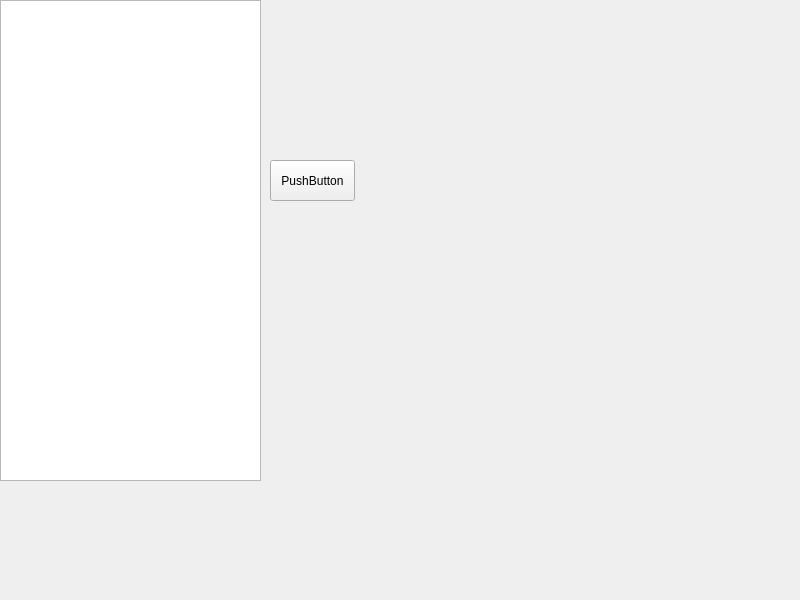
<?xml version="1.0" encoding="UTF-8"?>
<ui version="4.0">
 <class>hourglassClass</class>
 <widget class="QWidget" name="hourglassClass">
  <property name="geometry">
   <rect>
    <x>0</x>
    <y>0</y>
    <width>800</width>
    <height>600</height>
   </rect>
  </property>
  <property name="windowTitle">
   <string>hourglass</string>
  </property>
  <widget class="QTreeView" name="treeView">
   <property name="geometry">
    <rect>
     <x>0</x>
     <y>0</y>
     <width>261</width>
     <height>481</height>
    </rect>
   </property>
  </widget>
  <widget class="QPushButton" name="pushButton">
   <property name="geometry">
    <rect>
     <x>270</x>
     <y>160</y>
     <width>85</width>
     <height>41</height>
    </rect>
   </property>
   <property name="text">
    <string>PushButton</string>
   </property>
  </widget>
 </widget>
 <layoutdefault spacing="6" margin="11"/>
 <resources/>
 <connections/>
</ui>
